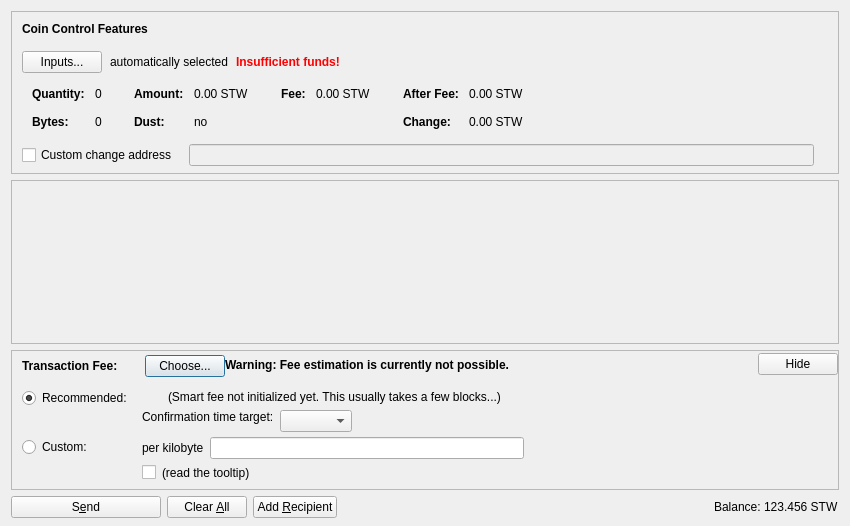
<?xml version="1.0" encoding="UTF-8"?>
<ui version="4.0">
 <class>SendCoinsDialog</class>
 <widget class="QDialog" name="SendCoinsDialog">
  <property name="geometry">
   <rect>
    <x>0</x>
    <y>0</y>
    <width>850</width>
    <height>526</height>
   </rect>
  </property>
  <property name="windowTitle">
   <string>Send Coins</string>
  </property>
  <layout class="QVBoxLayout" name="verticalLayout" stretch="0,1,0,0">
   <property name="bottomMargin">
    <number>8</number>
   </property>
   <item>
    <widget class="QFrame" name="frameCoinControl">
     <property name="sizePolicy">
      <sizepolicy hsizetype="Expanding" vsizetype="Expanding">
       <horstretch>0</horstretch>
       <verstretch>0</verstretch>
      </sizepolicy>
     </property>
     <property name="maximumSize">
      <size>
       <width>16777215</width>
       <height>16777215</height>
      </size>
     </property>
     <property name="frameShape">
      <enum>QFrame::StyledPanel</enum>
     </property>
     <property name="frameShadow">
      <enum>QFrame::Sunken</enum>
     </property>
     <layout class="QVBoxLayout" name="verticalLayoutCoinControl2">
      <property name="spacing">
       <number>0</number>
      </property>
      <property name="leftMargin">
       <number>0</number>
      </property>
      <property name="topMargin">
       <number>0</number>
      </property>
      <property name="rightMargin">
       <number>0</number>
      </property>
      <property name="bottomMargin">
       <number>6</number>
      </property>
      <item>
       <layout class="QVBoxLayout" name="verticalLayoutCoinControl" stretch="0,0,0,0,1">
        <property name="spacing">
         <number>0</number>
        </property>
        <property name="leftMargin">
         <number>10</number>
        </property>
        <property name="topMargin">
         <number>10</number>
        </property>
        <item>
         <layout class="QHBoxLayout" name="horizontalLayoutCoinControl1">
          <property name="bottomMargin">
           <number>15</number>
          </property>
          <item>
           <widget class="QLabel" name="labelCoinControlFeatures">
            <property name="sizePolicy">
             <sizepolicy hsizetype="Preferred" vsizetype="Maximum">
              <horstretch>0</horstretch>
              <verstretch>0</verstretch>
             </sizepolicy>
            </property>
            <property name="font">
             <font>
              <weight>75</weight>
              <bold>true</bold>
             </font>
            </property>
            <property name="styleSheet">
             <string notr="true">font-weight:bold;</string>
            </property>
            <property name="text">
             <string>Coin Control Features</string>
            </property>
           </widget>
          </item>
         </layout>
        </item>
        <item>
         <layout class="QHBoxLayout" name="horizontalLayoutCoinControl2" stretch="0,0,0,0">
          <property name="spacing">
           <number>8</number>
          </property>
          <property name="bottomMargin">
           <number>10</number>
          </property>
          <item>
           <widget class="QPushButton" name="pushButtonCoinControl">
            <property name="styleSheet">
             <string notr="true"/>
            </property>
            <property name="text">
             <string>Inputs...</string>
            </property>
            <property name="autoDefault">
             <bool>false</bool>
            </property>
           </widget>
          </item>
          <item>
           <widget class="QLabel" name="labelCoinControlAutomaticallySelected">
            <property name="text">
             <string>automatically selected</string>
            </property>
            <property name="margin">
             <number>5</number>
            </property>
           </widget>
          </item>
          <item>
           <widget class="QLabel" name="labelCoinControlInsuffFunds">
            <property name="font">
             <font>
              <weight>75</weight>
              <bold>true</bold>
             </font>
            </property>
            <property name="styleSheet">
             <string notr="true">color:red;font-weight:bold;</string>
            </property>
            <property name="text">
             <string>Insufficient funds!</string>
            </property>
            <property name="margin">
             <number>5</number>
            </property>
           </widget>
          </item>
          <item>
           <spacer name="horizontalSpacerCoinControl">
            <property name="orientation">
             <enum>Qt::Horizontal</enum>
            </property>
            <property name="sizeHint" stdset="0">
             <size>
              <width>40</width>
              <height>1</height>
             </size>
            </property>
           </spacer>
          </item>
         </layout>
        </item>
        <item>
         <widget class="QWidget" name="widgetCoinControl" native="true">
          <property name="sizePolicy">
           <sizepolicy hsizetype="Preferred" vsizetype="Preferred">
            <horstretch>0</horstretch>
            <verstretch>0</verstretch>
           </sizepolicy>
          </property>
          <property name="minimumSize">
           <size>
            <width>0</width>
            <height>0</height>
           </size>
          </property>
          <property name="styleSheet">
           <string notr="true"/>
          </property>
          <layout class="QHBoxLayout" name="horizontalLayoutCoinControl5">
           <property name="leftMargin">
            <number>0</number>
           </property>
           <property name="topMargin">
            <number>0</number>
           </property>
           <property name="rightMargin">
            <number>0</number>
           </property>
           <property name="bottomMargin">
            <number>0</number>
           </property>
           <item>
            <layout class="QHBoxLayout" name="horizontalLayoutCoinControl3" stretch="0,0,0,1">
             <property name="spacing">
              <number>20</number>
             </property>
             <property name="topMargin">
              <number>0</number>
             </property>
             <property name="bottomMargin">
              <number>10</number>
             </property>
             <item>
              <layout class="QFormLayout" name="formLayoutCoinControl1">
               <property name="horizontalSpacing">
                <number>10</number>
               </property>
               <property name="verticalSpacing">
                <number>14</number>
               </property>
               <property name="leftMargin">
                <number>10</number>
               </property>
               <property name="topMargin">
                <number>4</number>
               </property>
               <property name="rightMargin">
                <number>6</number>
               </property>
               <item row="0" column="0">
                <widget class="QLabel" name="labelCoinControlQuantityText">
                 <property name="font">
                  <font>
                   <weight>75</weight>
                   <bold>true</bold>
                  </font>
                 </property>
                 <property name="text">
                  <string>Quantity:</string>
                 </property>
                 <property name="margin">
                  <number>0</number>
                 </property>
                </widget>
               </item>
               <item row="0" column="1">
                <widget class="QLabel" name="labelCoinControlQuantity">
                 <property name="cursor">
                  <cursorShape>IBeamCursor</cursorShape>
                 </property>
                 <property name="contextMenuPolicy">
                  <enum>Qt::ActionsContextMenu</enum>
                 </property>
                 <property name="text">
                  <string notr="true">0</string>
                 </property>
                 <property name="margin">
                  <number>0</number>
                 </property>
                 <property name="textInteractionFlags">
                  <set>Qt::LinksAccessibleByMouse|Qt::TextSelectableByKeyboard|Qt::TextSelectableByMouse</set>
                 </property>
                </widget>
               </item>
               <item row="1" column="0">
                <widget class="QLabel" name="labelCoinControlBytesText">
                 <property name="font">
                  <font>
                   <weight>75</weight>
                   <bold>true</bold>
                  </font>
                 </property>
                 <property name="text">
                  <string>Bytes:</string>
                 </property>
                </widget>
               </item>
               <item row="1" column="1">
                <widget class="QLabel" name="labelCoinControlBytes">
                 <property name="cursor">
                  <cursorShape>IBeamCursor</cursorShape>
                 </property>
                 <property name="contextMenuPolicy">
                  <enum>Qt::ActionsContextMenu</enum>
                 </property>
                 <property name="text">
                  <string notr="true">0</string>
                 </property>
                 <property name="textInteractionFlags">
                  <set>Qt::LinksAccessibleByMouse|Qt::TextSelectableByKeyboard|Qt::TextSelectableByMouse</set>
                 </property>
                </widget>
               </item>
              </layout>
             </item>
             <item>
              <layout class="QFormLayout" name="formLayoutCoinControl2">
               <property name="horizontalSpacing">
                <number>10</number>
               </property>
               <property name="verticalSpacing">
                <number>14</number>
               </property>
               <property name="leftMargin">
                <number>6</number>
               </property>
               <property name="topMargin">
                <number>4</number>
               </property>
               <property name="rightMargin">
                <number>6</number>
               </property>
               <item row="0" column="0">
                <widget class="QLabel" name="labelCoinControlAmountText">
                 <property name="font">
                  <font>
                   <weight>75</weight>
                   <bold>true</bold>
                  </font>
                 </property>
                 <property name="text">
                  <string>Amount:</string>
                 </property>
                 <property name="margin">
                  <number>0</number>
                 </property>
                </widget>
               </item>
               <item row="0" column="1">
                <widget class="QLabel" name="labelCoinControlAmount">
                 <property name="cursor">
                  <cursorShape>IBeamCursor</cursorShape>
                 </property>
                 <property name="contextMenuPolicy">
                  <enum>Qt::ActionsContextMenu</enum>
                 </property>
                 <property name="text">
                  <string notr="true">0.00 STW</string>
                 </property>
                 <property name="textInteractionFlags">
                  <set>Qt::LinksAccessibleByMouse|Qt::TextSelectableByKeyboard|Qt::TextSelectableByMouse</set>
                 </property>
                </widget>
               </item>
               <item row="1" column="0">
                <widget class="QLabel" name="labelCoinControlLowOutputText">
                 <property name="font">
                  <font>
                   <weight>75</weight>
                   <bold>true</bold>
                  </font>
                 </property>
                 <property name="text">
                  <string>Dust:</string>
                 </property>
                </widget>
               </item>
               <item row="1" column="1">
                <widget class="QLabel" name="labelCoinControlLowOutput">
                 <property name="cursor">
                  <cursorShape>IBeamCursor</cursorShape>
                 </property>
                 <property name="contextMenuPolicy">
                  <enum>Qt::ActionsContextMenu</enum>
                 </property>
                 <property name="text">
                  <string notr="true">no</string>
                 </property>
                 <property name="textInteractionFlags">
                  <set>Qt::LinksAccessibleByMouse|Qt::TextSelectableByKeyboard|Qt::TextSelectableByMouse</set>
                 </property>
                </widget>
               </item>
              </layout>
             </item>
             <item>
              <layout class="QFormLayout" name="formLayoutCoinControl3">
               <property name="horizontalSpacing">
                <number>10</number>
               </property>
               <property name="verticalSpacing">
                <number>14</number>
               </property>
               <property name="leftMargin">
                <number>6</number>
               </property>
               <property name="topMargin">
                <number>4</number>
               </property>
               <property name="rightMargin">
                <number>6</number>
               </property>
               <item row="0" column="0">
                <widget class="QLabel" name="labelCoinControlFeeText">
                 <property name="font">
                  <font>
                   <weight>75</weight>
                   <bold>true</bold>
                  </font>
                 </property>
                 <property name="text">
                  <string>Fee:</string>
                 </property>
                 <property name="margin">
                  <number>0</number>
                 </property>
                </widget>
               </item>
               <item row="0" column="1">
                <widget class="QLabel" name="labelCoinControlFee">
                 <property name="cursor">
                  <cursorShape>IBeamCursor</cursorShape>
                 </property>
                 <property name="contextMenuPolicy">
                  <enum>Qt::ActionsContextMenu</enum>
                 </property>
                 <property name="text">
                  <string notr="true">0.00 STW</string>
                 </property>
                 <property name="textInteractionFlags">
                  <set>Qt::LinksAccessibleByMouse|Qt::TextSelectableByKeyboard|Qt::TextSelectableByMouse</set>
                 </property>
                </widget>
               </item>
              </layout>
             </item>
             <item>
              <layout class="QFormLayout" name="formLayoutCoinControl4">
               <property name="horizontalSpacing">
                <number>10</number>
               </property>
               <property name="verticalSpacing">
                <number>14</number>
               </property>
               <property name="leftMargin">
                <number>6</number>
               </property>
               <property name="topMargin">
                <number>4</number>
               </property>
               <property name="rightMargin">
                <number>6</number>
               </property>
               <item row="0" column="0">
                <widget class="QLabel" name="labelCoinControlAfterFeeText">
                 <property name="font">
                  <font>
                   <weight>75</weight>
                   <bold>true</bold>
                  </font>
                 </property>
                 <property name="text">
                  <string>After Fee:</string>
                 </property>
                 <property name="margin">
                  <number>0</number>
                 </property>
                </widget>
               </item>
               <item row="0" column="1">
                <widget class="QLabel" name="labelCoinControlAfterFee">
                 <property name="cursor">
                  <cursorShape>IBeamCursor</cursorShape>
                 </property>
                 <property name="contextMenuPolicy">
                  <enum>Qt::ActionsContextMenu</enum>
                 </property>
                 <property name="text">
                  <string notr="true">0.00 STW</string>
                 </property>
                 <property name="textInteractionFlags">
                  <set>Qt::LinksAccessibleByMouse|Qt::TextSelectableByKeyboard|Qt::TextSelectableByMouse</set>
                 </property>
                </widget>
               </item>
               <item row="1" column="0">
                <widget class="QLabel" name="labelCoinControlChangeText">
                 <property name="font">
                  <font>
                   <weight>75</weight>
                   <bold>true</bold>
                  </font>
                 </property>
                 <property name="text">
                  <string>Change:</string>
                 </property>
                </widget>
               </item>
               <item row="1" column="1">
                <widget class="QLabel" name="labelCoinControlChange">
                 <property name="cursor">
                  <cursorShape>IBeamCursor</cursorShape>
                 </property>
                 <property name="contextMenuPolicy">
                  <enum>Qt::ActionsContextMenu</enum>
                 </property>
                 <property name="text">
                  <string notr="true">0.00 STW</string>
                 </property>
                 <property name="textInteractionFlags">
                  <set>Qt::LinksAccessibleByMouse|Qt::TextSelectableByKeyboard|Qt::TextSelectableByMouse</set>
                 </property>
                </widget>
               </item>
              </layout>
             </item>
            </layout>
           </item>
          </layout>
         </widget>
        </item>
        <item>
         <layout class="QHBoxLayout" name="horizontalLayoutCoinControl4" stretch="0,0,0">
          <property name="spacing">
           <number>12</number>
          </property>
          <property name="sizeConstraint">
           <enum>QLayout::SetDefaultConstraint</enum>
          </property>
          <property name="topMargin">
           <number>5</number>
          </property>
          <property name="rightMargin">
           <number>5</number>
          </property>
          <item>
           <widget class="QCheckBox" name="checkBoxCoinControlChange">
            <property name="toolTip">
             <string>If this is activated, but the change address is empty or invalid, change will be sent to a newly generated address.</string>
            </property>
            <property name="text">
             <string>Custom change address</string>
            </property>
           </widget>
          </item>
          <item>
           <widget class="QValidatedLineEdit" name="lineEditCoinControlChange">
            <property name="enabled">
             <bool>false</bool>
            </property>
            <property name="sizePolicy">
             <sizepolicy hsizetype="Expanding" vsizetype="Fixed">
              <horstretch>0</horstretch>
              <verstretch>0</verstretch>
             </sizepolicy>
            </property>
           </widget>
          </item>
          <item>
           <widget class="QLabel" name="labelCoinControlChangeLabel">
            <property name="sizePolicy">
             <sizepolicy hsizetype="Preferred" vsizetype="Expanding">
              <horstretch>0</horstretch>
              <verstretch>0</verstretch>
             </sizepolicy>
            </property>
            <property name="minimumSize">
             <size>
              <width>0</width>
              <height>0</height>
             </size>
            </property>
            <property name="text">
             <string/>
            </property>
            <property name="margin">
             <number>3</number>
            </property>
           </widget>
          </item>
         </layout>
        </item>
        <item>
         <spacer name="verticalSpacerCoinControl">
          <property name="orientation">
           <enum>Qt::Vertical</enum>
          </property>
          <property name="sizeHint" stdset="0">
           <size>
            <width>800</width>
            <height>1</height>
           </size>
          </property>
         </spacer>
        </item>
       </layout>
      </item>
     </layout>
    </widget>
   </item>
   <item>
    <widget class="QScrollArea" name="scrollArea">
     <property name="widgetResizable">
      <bool>true</bool>
     </property>
     <widget class="QWidget" name="scrollAreaWidgetContents">
      <property name="geometry">
       <rect>
        <x>0</x>
        <y>0</y>
        <width>830</width>
        <height>104</height>
       </rect>
      </property>
      <layout class="QVBoxLayout" name="verticalLayout_2" stretch="0,1">
       <property name="leftMargin">
        <number>0</number>
       </property>
       <property name="topMargin">
        <number>0</number>
       </property>
       <property name="rightMargin">
        <number>0</number>
       </property>
       <property name="bottomMargin">
        <number>0</number>
       </property>
       <item>
        <layout class="QVBoxLayout" name="entries">
         <property name="spacing">
          <number>6</number>
         </property>
        </layout>
       </item>
       <item>
        <spacer name="verticalSpacer">
         <property name="orientation">
          <enum>Qt::Vertical</enum>
         </property>
         <property name="sizeHint" stdset="0">
          <size>
           <width>20</width>
           <height>40</height>
          </size>
         </property>
        </spacer>
       </item>
      </layout>
     </widget>
    </widget>
   </item>
   <item>
    <widget class="QFrame" name="frameFee">
     <property name="sizePolicy">
      <sizepolicy hsizetype="Expanding" vsizetype="Expanding">
       <horstretch>0</horstretch>
       <verstretch>0</verstretch>
      </sizepolicy>
     </property>
     <property name="maximumSize">
      <size>
       <width>16777215</width>
       <height>16777215</height>
      </size>
     </property>
     <property name="frameShape">
      <enum>QFrame::StyledPanel</enum>
     </property>
     <property name="frameShadow">
      <enum>QFrame::Sunken</enum>
     </property>
     <layout class="QVBoxLayout" name="verticalLayoutFee1">
      <property name="spacing">
       <number>0</number>
      </property>
      <property name="leftMargin">
       <number>0</number>
      </property>
      <property name="topMargin">
       <number>0</number>
      </property>
      <property name="rightMargin">
       <number>0</number>
      </property>
      <property name="bottomMargin">
       <number>0</number>
      </property>
      <item>
       <layout class="QVBoxLayout" name="verticalLayoutFee2" stretch="0,0,0">
        <property name="spacing">
         <number>0</number>
        </property>
        <property name="leftMargin">
         <number>10</number>
        </property>
        <property name="topMargin">
         <number>0</number>
        </property>
        <item>
         <layout class="QHBoxLayout" name="horizontalLayoutFee1">
          <property name="bottomMargin">
           <number>0</number>
          </property>
          <item>
           <layout class="QVBoxLayout" name="verticalLayoutFee7">
            <property name="spacing">
             <number>0</number>
            </property>
            <item>
             <spacer name="verticalSpacerSmartFee">
              <property name="orientation">
               <enum>Qt::Vertical</enum>
              </property>
              <property name="sizeType">
               <enum>QSizePolicy::Fixed</enum>
              </property>
              <property name="sizeHint" stdset="0">
               <size>
                <width>1</width>
                <height>4</height>
               </size>
              </property>
             </spacer>
            </item>
            <item>
             <layout class="QHBoxLayout" name="horizontalLayoutSmartFee">
              <property name="spacing">
               <number>10</number>
              </property>
              <item>
               <widget class="QLabel" name="labelFeeHeadline">
                <property name="sizePolicy">
                 <sizepolicy hsizetype="Preferred" vsizetype="Maximum">
                  <horstretch>0</horstretch>
                  <verstretch>0</verstretch>
                 </sizepolicy>
                </property>
                <property name="font">
                 <font>
                  <weight>75</weight>
                  <bold>true</bold>
                 </font>
                </property>
                <property name="styleSheet">
                 <string notr="true">font-weight:bold;</string>
                </property>
                <property name="text">
                 <string>Transaction Fee:</string>
                </property>
               </widget>
              </item>
              <item>
               <widget class="QLabel" name="labelFeeMinimized">
                <property name="text">
                 <string/>
                </property>
               </widget>
              </item>
              <item>
               <widget class="QPushButton" name="buttonChooseFee">
                <property name="text">
                 <string>Choose...</string>
                </property>
               </widget>
              </item>
             </layout>
            </item>
            <item>
             <spacer name="verticalSpacer_5">
              <property name="orientation">
               <enum>Qt::Vertical</enum>
              </property>
              <property name="sizeHint" stdset="0">
               <size>
                <width>1</width>
                <height>1</height>
               </size>
              </property>
             </spacer>
            </item>
           </layout>
          </item>
          <item>
           <widget class="QLabel" name="fallbackFeeWarningLabel">
            <property name="toolTip">
             <string>Using the fallbackfee can result in sending a transaction that will take several hours or days (or never) to confirm. Consider choosing your fee manually or wait until you have validated the complete chain.</string>
            </property>
            <property name="font">
            <font>
                <weight>75</weight>
                <bold>true</bold>
            </font>
            </property>
            <property name="text">
             <string>Warning: Fee estimation is currently not possible.</string>
            </property>
            <property name="wordWrap">
             <bool>false</bool>
            </property>
           </widget>
          </item>
          <item>
           <spacer name="horizontalSpacer_4">
            <property name="orientation">
             <enum>Qt::Horizontal</enum>
            </property>
            <property name="sizeType">
             <enum>QSizePolicy::MinimumExpanding</enum>
            </property>
            <property name="sizeHint" stdset="0">
             <size>
              <width>40</width>
              <height>20</height>
             </size>
            </property>
           </spacer>
          </item>
          <item>
           <widget class="QPushButton" name="buttonMinimizeFee">
            <property name="toolTip">
             <string>collapse fee-settings</string>
            </property>
            <property name="text">
             <string>Hide</string>
            </property>
           </widget>
          </item>
         </layout>
        </item>
        <item>
         <widget class="QFrame" name="frameFeeSelection">
          <layout class="QVBoxLayout" name="verticalLayoutFee12">
           <property name="spacing">
            <number>0</number>
           </property>
           <property name="leftMargin">
            <number>0</number>
           </property>
           <property name="topMargin">
            <number>0</number>
           </property>
           <property name="rightMargin">
            <number>0</number>
           </property>
           <property name="bottomMargin">
            <number>0</number>
           </property>
           <item>
            <layout class="QGridLayout" name="gridLayoutFee">
             <property name="topMargin">
              <number>10</number>
             </property>
             <property name="bottomMargin">
              <number>4</number>
             </property>
             <property name="horizontalSpacing">
              <number>10</number>
             </property>
             <property name="verticalSpacing">
              <number>4</number>
             </property>
             <item row="1" column="1">
              <layout class="QVBoxLayout" name="verticalLayoutFee8">
               <property name="spacing">
                <number>6</number>
               </property>
               <item>
                <layout class="QHBoxLayout" name="horizontalLayoutFee13">
                 <item>
                  <widget class="QLabel" name="labelCustomPerKilobyte">
                   <property name="toolTip">
                    <string>If the custom fee is set to 1000 satoshis and the transaction is only 250 bytes, then &quot;per kilobyte&quot; only pays 250 satoshis in fee, while &quot;total at least&quot; pays 1000 satoshis. For transactions bigger than a kilobyte both pay by kilobyte.</string>
                   </property>
                   <property name="text">
                    <string>per kilobyte</string>
                   </property>
                  </widget>
                 </item>
                 <item>
                  <widget class="BitcoinAmountField" name="customFee"/>
                 </item>
                 <item>
                  <spacer name="horizontalSpacer_6">
                   <property name="orientation">
                    <enum>Qt::Horizontal</enum>
                   </property>
                   <property name="sizeHint" stdset="0">
                    <size>
                     <width>1</width>
                     <height>1</height>
                    </size>
                   </property>
                  </spacer>
                 </item>
                </layout>
               </item>
               <item>
                <layout class="QHBoxLayout" name="horizontalLayoutFee8">
                 <item>
                  <widget class="QCheckBox" name="checkBoxMinimumFee">
                   <property name="toolTip">
                    <string>Paying only the minimum fee is just fine as long as there is less transaction volume than space in the blocks. But be aware that this can end up in a never confirming transaction once there is more demand for hashroot transactions than the network can process.</string>
                   </property>
                   <property name="text">
                    <string/>
                   </property>
                  </widget>
                 </item>
                 <item>
                  <widget class="QLabel" name="labelMinFeeWarning">
                   <property name="enabled">
                    <bool>true</bool>
                   </property>
                   <property name="toolTip">
                    <string>Paying only the minimum fee is just fine as long as there is less transaction volume than space in the blocks. But be aware that this can end up in a never confirming transaction once there is more demand for hashroot transactions than the network can process.</string>
                   </property>
                   <property name="text">
                    <string>(read the tooltip)</string>
                   </property>
                   <property name="margin">
                    <number>5</number>
                   </property>
                  </widget>
                 </item>
                 <item>
                  <spacer name="horizontalSpacer_2">
                   <property name="orientation">
                    <enum>Qt::Horizontal</enum>
                   </property>
                   <property name="sizeHint" stdset="0">
                    <size>
                     <width>1</width>
                     <height>1</height>
                    </size>
                   </property>
                  </spacer>
                 </item>
                </layout>
               </item>
              </layout>
             </item>
             <item row="0" column="0">
              <layout class="QVBoxLayout" name="verticalLayoutFee4" stretch="0,1">
               <item>
                <widget class="QRadioButton" name="radioSmartFee">
                 <property name="text">
                  <string>Recommended:</string>
                 </property>
                 <property name="checked">
                  <bool>true</bool>
                 </property>
                 <attribute name="buttonGroup">
                  <string notr="true">groupFee</string>
                 </attribute>
                </widget>
               </item>
               <item>
                <spacer name="verticalSpacer_2">
                 <property name="orientation">
                  <enum>Qt::Vertical</enum>
                 </property>
                 <property name="sizeHint" stdset="0">
                  <size>
                   <width>1</width>
                   <height>1</height>
                  </size>
                 </property>
                </spacer>
               </item>
              </layout>
             </item>
             <item row="1" column="0">
              <layout class="QVBoxLayout" name="verticalLayoutFee9" stretch="0,1">
               <item>
                <widget class="QRadioButton" name="radioCustomFee">
                 <property name="text">
                  <string>Custom:</string>
                 </property>
                 <attribute name="buttonGroup">
                  <string notr="true">groupFee</string>
                 </attribute>
                </widget>
               </item>
               <item>
                <spacer name="verticalSpacer_6">
                 <property name="orientation">
                  <enum>Qt::Vertical</enum>
                 </property>
                 <property name="sizeHint" stdset="0">
                  <size>
                   <width>1</width>
                   <height>1</height>
                  </size>
                 </property>
                </spacer>
               </item>
              </layout>
             </item>
             <item row="0" column="1">
              <layout class="QVBoxLayout" name="verticalLayoutFee3" stretch="0,0,1">
               <property name="spacing">
                <number>6</number>
               </property>
               <property name="topMargin">
                <number>2</number>
               </property>
               <item>
                <layout class="QHBoxLayout" name="horizontalLayoutFee12">
                 <item>
                  <widget class="QLabel" name="labelSmartFee">
                   <property name="text">
                    <string/>
                   </property>
                   <property name="margin">
                    <number>2</number>
                   </property>
                  </widget>
                 </item>
                 <item>
                  <widget class="QLabel" name="labelFeeEstimation">
                   <property name="text">
                    <string/>
                   </property>
                  </widget>
                 </item>
                 <item>
                  <widget class="QLabel" name="labelSmartFee2">
                   <property name="text">
                    <string>(Smart fee not initialized yet. This usually takes a few blocks...)</string>
                   </property>
                   <property name="margin">
                    <number>2</number>
                   </property>
                  </widget>
                 </item>
                 <item>
                  <spacer name="horizontalSpacer_5">
                   <property name="orientation">
                    <enum>Qt::Horizontal</enum>
                   </property>
                   <property name="sizeHint" stdset="0">
                    <size>
                     <width>1</width>
                     <height>1</height>
                    </size>
                   </property>
                  </spacer>
                 </item>
                </layout>
               </item>
               <item>
                <layout class="QHBoxLayout" name="horizontalLayoutFee9">
                 <item>
                  <layout class="QVBoxLayout" name="verticalLayoutFee6">
                   <item>
                    <widget class="QLabel" name="labelSmartFee3">
                     <property name="text">
                      <string>Confirmation time target:</string>
                     </property>
                     <property name="margin">
                      <number>2</number>
                     </property>
                    </widget>
                   </item>
                   <item>
                    <spacer name="verticalSpacer_3">
                     <property name="orientation">
                      <enum>Qt::Vertical</enum>
                     </property>
                     <property name="sizeHint" stdset="0">
                      <size>
                       <width>1</width>
                       <height>1</height>
                      </size>
                     </property>
                    </spacer>
                   </item>
                  </layout>
                 </item>
                 <item>
                  <layout class="QVBoxLayout" name="verticalLayoutFee5">
                   <property name="rightMargin">
                    <number>30</number>
                   </property>
                   <item>
                    <layout class="QHBoxLayout" name="horizontalLayoutConfTarget">
                     <property name="bottomMargin">
                      <number>0</number>
                     </property>
                     <item>
                      <widget class="QComboBox" name="confTargetSelector"/>
                     </item>
                     <item>
                      <spacer name="horizontalSpacerConfTarget">
                       <property name="orientation">
                        <enum>Qt::Horizontal</enum>
                       </property>
                       <property name="sizeHint" stdset="0">
                        <size>
                         <width>40</width>
                         <height>20</height>
                        </size>
                       </property>
                      </spacer>
                     </item>
                    </layout>
                   </item>
                  </layout>
                 </item>
                </layout>
               </item>
               <item>
                <spacer name="verticalSpacer_4">
                 <property name="orientation">
                  <enum>Qt::Vertical</enum>
                 </property>
                 <property name="sizeHint" stdset="0">
                  <size>
                   <width>1</width>
                   <height>1</height>
                  </size>
                 </property>
                </spacer>
               </item>
              </layout>
             </item>
            </layout>
           </item>
          </layout>
         </widget>
        </item>
        <item>
         <spacer name="verticalSpacerFee">
          <property name="orientation">
           <enum>Qt::Vertical</enum>
          </property>
          <property name="sizeHint" stdset="0">
           <size>
            <width>40</width>
            <height>5</height>
           </size>
          </property>
         </spacer>
        </item>
       </layout>
      </item>
     </layout>
    </widget>
   </item>
   <item>
    <layout class="QHBoxLayout" name="horizontalLayout">
     <item>
      <widget class="QPushButton" name="sendButton">
       <property name="minimumSize">
        <size>
         <width>150</width>
         <height>0</height>
        </size>
       </property>
       <property name="toolTip">
        <string>Confirm the send action</string>
       </property>
       <property name="text">
        <string>S&amp;end</string>
       </property>
       <property name="icon">
        <iconset resource="../bitcoin.qrc">
         <normaloff>:/icons/send</normaloff>:/icons/send</iconset>
       </property>
       <property name="autoDefault">
        <bool>false</bool>
       </property>
       <property name="default">
        <bool>false</bool>
       </property>
      </widget>
     </item>
     <item>
      <widget class="QPushButton" name="clearButton">
       <property name="sizePolicy">
        <sizepolicy hsizetype="Minimum" vsizetype="Fixed">
         <horstretch>0</horstretch>
         <verstretch>0</verstretch>
        </sizepolicy>
       </property>
       <property name="toolTip">
        <string>Clear all fields of the form.</string>
       </property>
       <property name="text">
        <string>Clear &amp;All</string>
       </property>
       <property name="icon">
        <iconset resource="../bitcoin.qrc">
         <normaloff>:/icons/remove</normaloff>:/icons/remove</iconset>
       </property>
       <property name="autoDefault">
        <bool>false</bool>
       </property>
      </widget>
     </item>
     <item>
      <widget class="QPushButton" name="addButton">
       <property name="toolTip">
        <string>Send to multiple recipients at once</string>
       </property>
       <property name="text">
        <string>Add &amp;Recipient</string>
       </property>
       <property name="icon">
        <iconset resource="../bitcoin.qrc">
         <normaloff>:/icons/add</normaloff>:/icons/add</iconset>
       </property>
       <property name="autoDefault">
        <bool>false</bool>
       </property>
      </widget>
     </item>
     <item>
      <spacer name="horizontalSpacer">
       <property name="orientation">
        <enum>Qt::Horizontal</enum>
       </property>
       <property name="sizeHint" stdset="0">
        <size>
         <width>40</width>
         <height>20</height>
        </size>
       </property>
      </spacer>
     </item>
     <item>
      <layout class="QHBoxLayout" name="horizontalLayout_2">
       <property name="spacing">
        <number>3</number>
       </property>
       <item>
        <widget class="QLabel" name="label">
         <property name="sizePolicy">
          <sizepolicy hsizetype="Preferred" vsizetype="Fixed">
           <horstretch>0</horstretch>
           <verstretch>0</verstretch>
          </sizepolicy>
         </property>
         <property name="text">
          <string>Balance:</string>
         </property>
        </widget>
       </item>
       <item>
        <widget class="QLabel" name="labelBalance">
         <property name="sizePolicy">
          <sizepolicy hsizetype="Preferred" vsizetype="Fixed">
           <horstretch>0</horstretch>
           <verstretch>0</verstretch>
          </sizepolicy>
         </property>
         <property name="cursor">
          <cursorShape>IBeamCursor</cursorShape>
         </property>
         <property name="text">
          <string notr="true">123.456 STW</string>
         </property>
         <property name="textInteractionFlags">
          <set>Qt::LinksAccessibleByMouse|Qt::TextSelectableByKeyboard|Qt::TextSelectableByMouse</set>
         </property>
        </widget>
       </item>
      </layout>
     </item>
    </layout>
   </item>
  </layout>
 </widget>
 <customwidgets>
  <customwidget>
   <class>QValidatedLineEdit</class>
   <extends>QLineEdit</extends>
   <header>qvalidatedlineedit.h</header>
  </customwidget>
  <customwidget>
   <class>BitcoinAmountField</class>
   <extends>QLineEdit</extends>
   <header>bitcoinamountfield.h</header>
   <container>1</container>
  </customwidget>
 </customwidgets>
 <resources>
  <include location="../bitcoin.qrc"/>
 </resources>
 <connections/>
 <buttongroups>
  <buttongroup name="groupFee"/>
 </buttongroups>
</ui>
